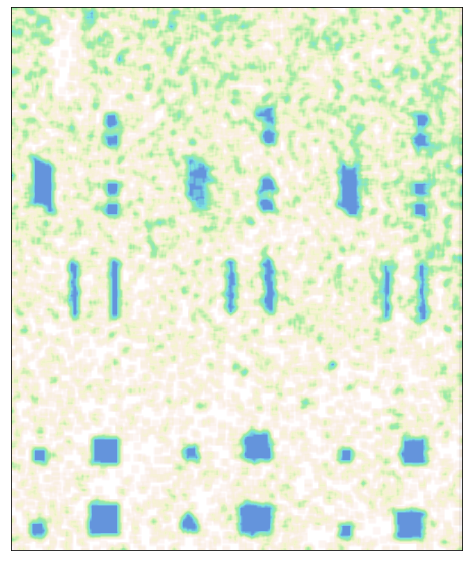
#> input picture Defect detection/zero-parameter canny/mean_filter.png, 469 x 561 px, found by its file name
$ jupyter execute --allow-errors Canny_boundary_and_coordinates.ipynb
#> lines starting #> are read from the running program, lines starting #| are printed output that depends on the picture
[cell 1]
import cv2
import numpy as np
from matplotlib import pyplot as plt

img = cv2.imread('composite patch/new_try_tuning/mean_filter.png',0)
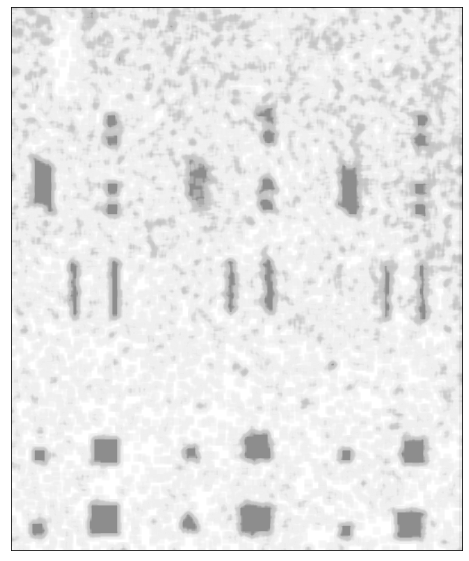
#> img: shape (561, 469); min 16, max 255, mean 232.5
img = cv2.flip (img, 0)
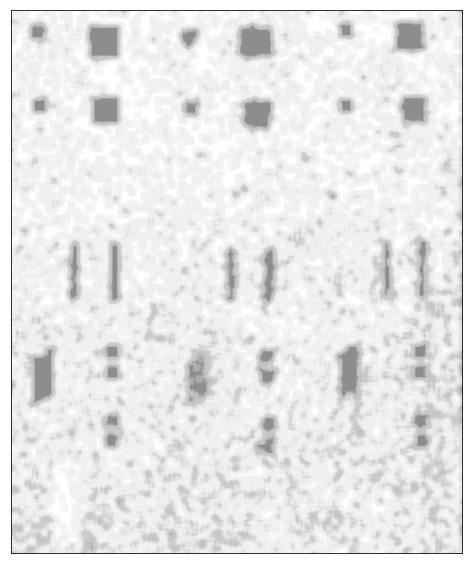
#> img: shape (561, 469); min 16, max 255, mean 232.5
#edges = cv2.Canny(img,200,300) #for jehung data
edges = cv2.Canny(img,165,255) #100,180
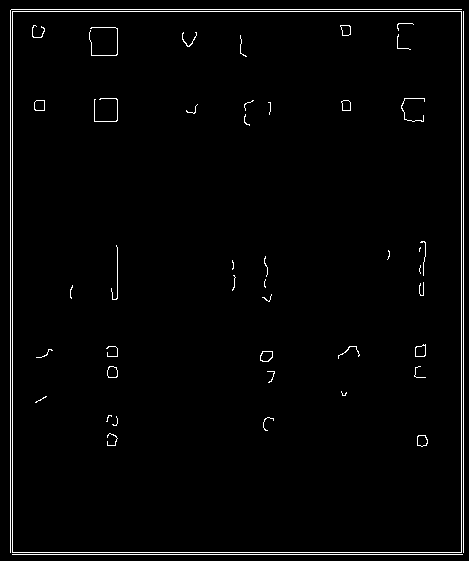
#> edges: shape (561, 469); 2% white in thin lines or dots
fig = plt.figure(figsize=(20,20))
#plt.subplot(121),plt.imshow(img,cmap = 'gray')
#plt.title('Original Image'), plt.xticks([]), plt.yticks([])
plt.imshow(edges, origin='lower', cmap = 'gray')
#plt.title('Edge Image'),
#plt.xticks([]), plt.yticks([])

plt.show()
fig.savefig('composite patch/new_try_tuning/canny_boundary.png', bbox_inches='tight')
plt.close(fig)

[cell 2]
indices = np.where(edges != [0])
#> indices = 5292 positions, rows 9 to 554, columns 10 to 463
coordinates = zip(indices[0], indices[1])

[cell 3]
defected = list(coordinates)
#> defected = 5292 pairs, first value 9 to 554, second value 10 to 463

[cell 4]
print(defected)
#> (printed output is left out)

[cell 5]
import pandas as pd

df = pd.DataFrame(defected)
#> df = table of 5292 rows and 2 columns
#> (the rest of this cell did not finish here and is left out)
